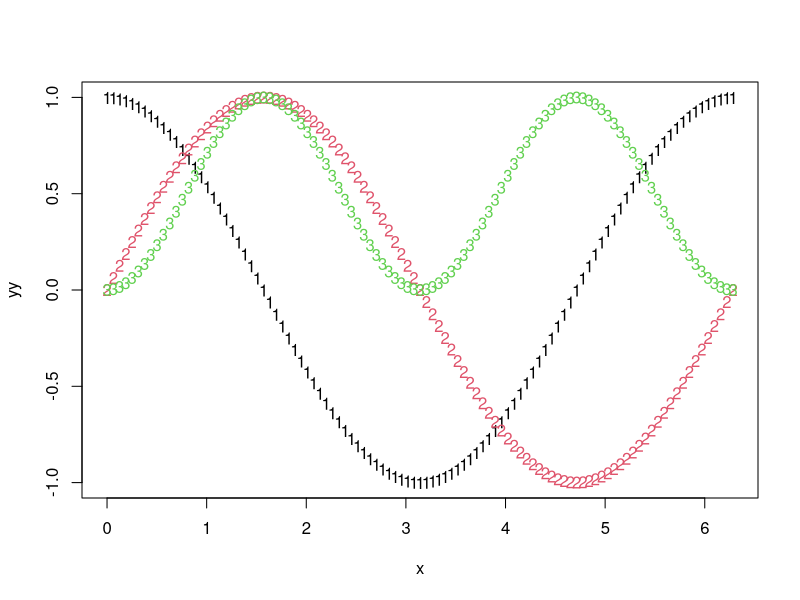
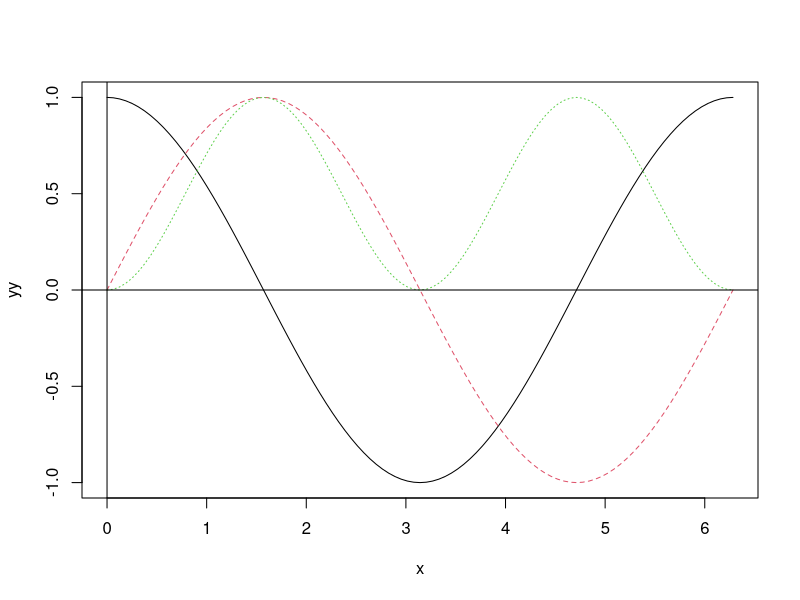
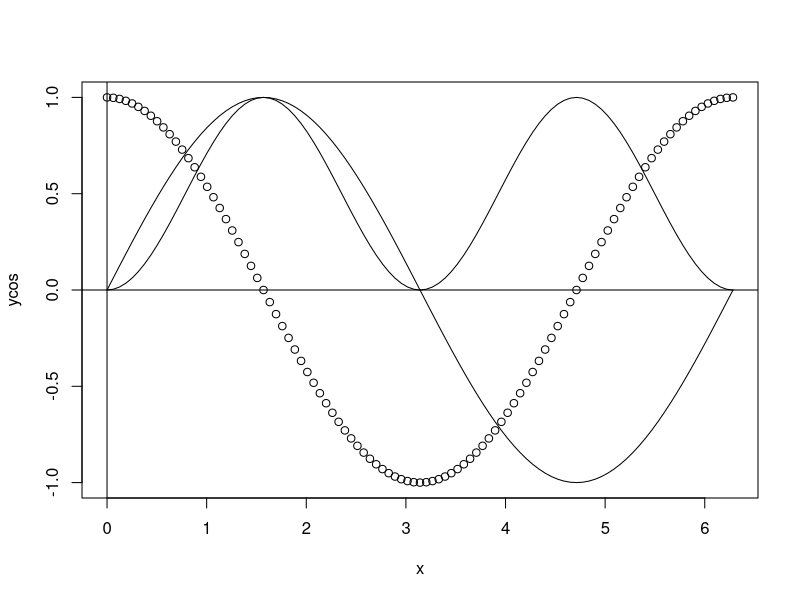
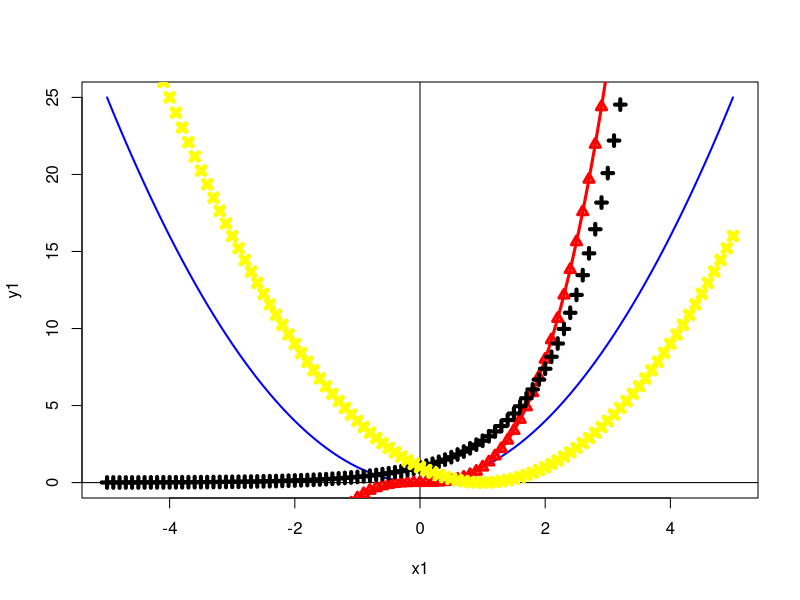
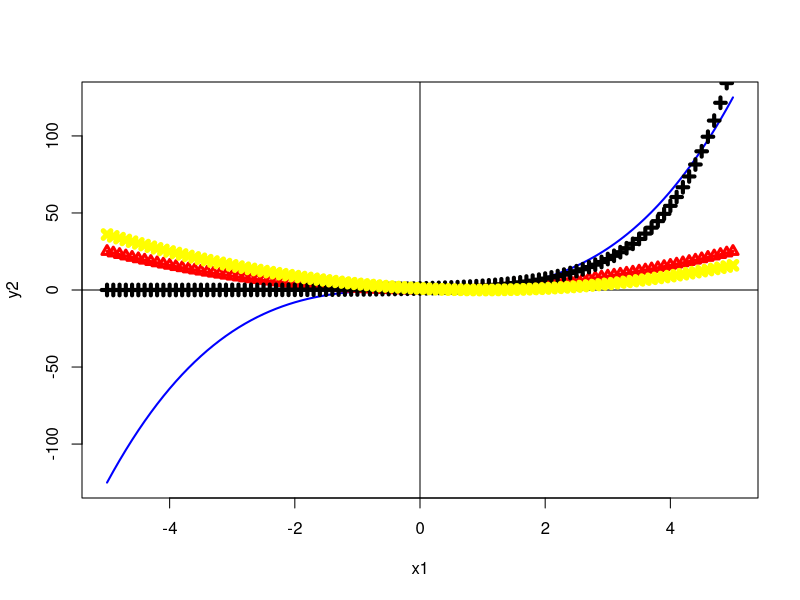
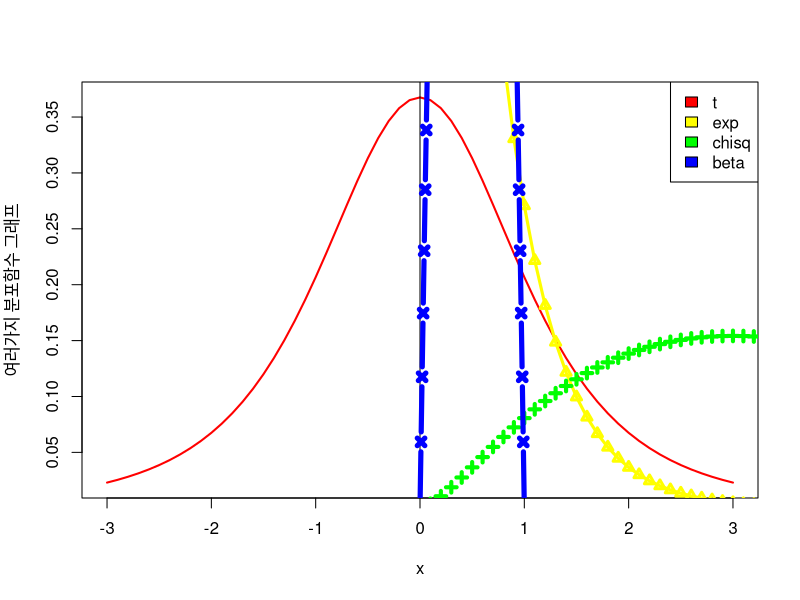
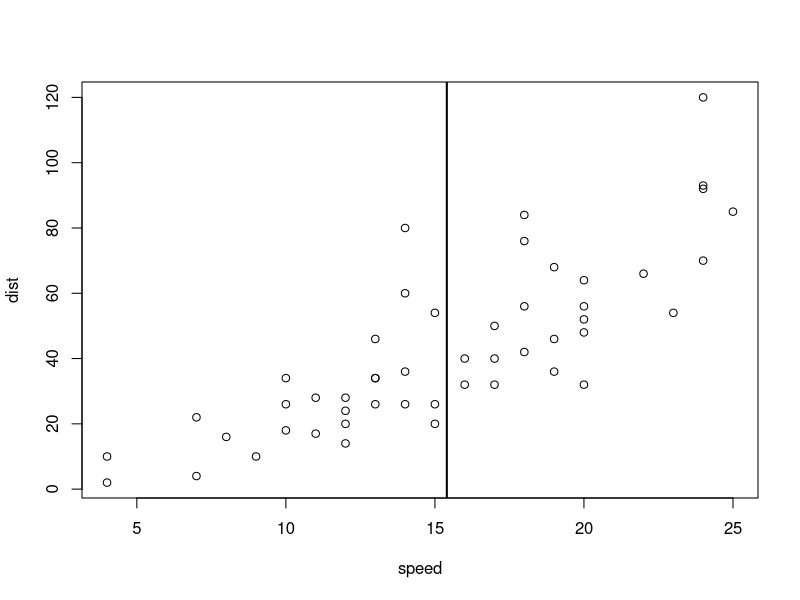
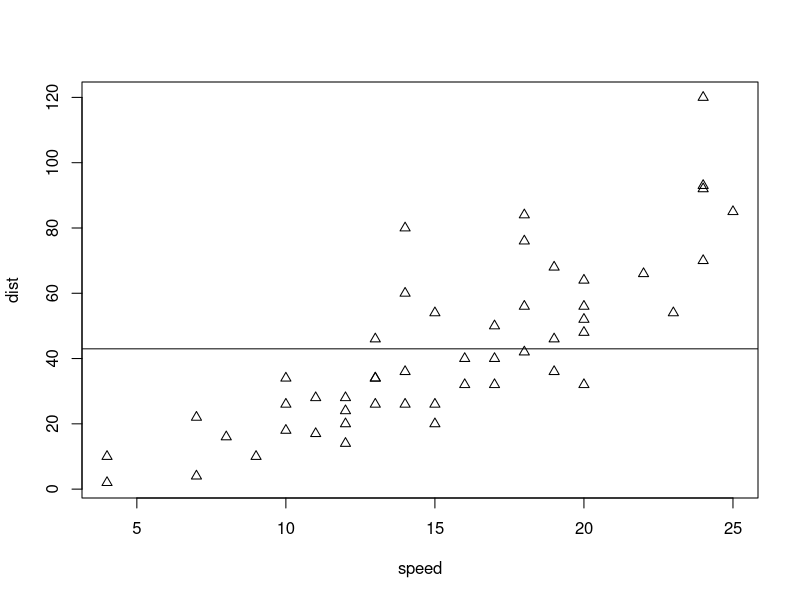

The R source for these figures, in order:
# 한 개의 그림에 여러 개를 겹쳐서 표현
x1 = seq(-5, 5, .1)
y1 = x1^2
y2 = x1^3
y3 = exp(x1)
y4 = (x1 - 1)^2

x = (0:100) * pi / 50; ycos = cos(x); ysin = sin(x); ysin2 = sin(x)^2

yy = cbind(ycos, ysin, ysin2)
matplot(x, yy)
matplot(x, yy, type = 'l', pch = '*'); abline(v = 0, h = 0)

plot(x, ycos)
abline(v = 0, h = 0)
lines(x, ysin)
lines(x, ysin2)

plot(x1, y1, type = 'l', pch = 1, col = 'blue', lwd = 2)
abline(v = 0, h = 0)
lines(x1, y2, type = 'o', pch = 2, col = 'red', lwd = 3)
lines(x1, y3, type = 'p', pch = 3, col = 'black', lwd = 4)
lines(x1, y4, type = 'b', pch = 4, col = 'yellow', lwd = 5)

plot(x1, y2, type = 'l', pch = 1, col = 'blue', lwd = 2)
abline(v = 0, h = 0)
lines(x1, y1, type = 'o', pch = 2, col = 'red', lwd = 3)
lines(x1, y3, type = 'p', pch = 3, col = 'black', lwd = 4)
lines(x1, y4, type = 'b', pch = 4, col = 'yellow', lwd = 5)


# 연습4
x = seq(-3, 3, by = 0.1); y1 = dt(x, 3)
plot(x, y1, ylab = '여러가지 분포함수 그래프', type = 'l', pch = 1, col = 'red', lwd = 2); abline(v = 0, h = 0)
x = seq(0, 10, by = 0.1); y2 = dexp(x, 2); y3 = dchisq(x, 5)
lines(x, y2, type = 'o', pch = 2, col = 'yellow', lwd = 3)
lines(x, y3, type = 'p', pch = 3, col = 'green', lwd = 4)
x = seq(0, 1, by = 0.01); y4 = dbeta(x, 2, 2)
lines(x, y4, type = 'b', pch = 4, col = 'blue', lwd = 5)
legend('topright', legend = c('t', 'exp', 'chisq', 'beta'), fill = c('red', 'yellow', 'green', 'blue'))


# 산점도
data()
attach(cars); cars
mean(speed); mean(dist)

plot(speed, dist, pch = 1); abline(v = 15.4, lwd = 2)
plot(speed, dist, pch = 2); abline(h = 42.98)
plot(speed, dist, pch = 3); abline(v = 15.4, h = 42.98)
plot(speed, dist, pch = 8); abline(-17, 4, v = 15.4, h = 42.98)


# 실습1
attach(trees)
mean(Height); mean(Volume)

plot(Height, Volume, pch = 1, col = 8); abline(v = mean(Height), lwd = 2)
plot(Height, Volume, pch = 2, col = 3); abline(h = mean(Volume), lwd = 3)
plot(Height, Volume, pch = 3, col = 2); abline(v = mean(Height), h = mean(Volume), lty = 2)
plot(Height, Volume, pch = 8, col = 4)
abline(lm(Volume ~ Height)$coefficients[1], lm(Volume ~ Height)$coefficients[2], v = mean(Height), h = mean(Volume), lty = 3, col = 'red')


# 히스토그램
attach(cars)
hist(speed)
hist(speed, probability = T)
hist(speed, probability = T, main = 'dist of Speed')
lines(density(speed))


# 실습2
attach(trees)
hist(Height, col = 'red')
hist(Height, probability = T, col = 'green')
hist(Height, probability = T, main = 'dist of Height', col = 'skyblue')
lines(density(Height), col = 'navy')


# curve
curve(x^2, -2, 2, bty = 'u', col = 1, lwd = 3); abline(v = 0, h = 0, lwd = 3)
curve(x^3, -2, 2, bty = 'o', col = 2, lwd = 3); abline(v = 0, h = 0, col = 1, lwd = 3)
curve(1 * x, -2, 2, bty = 'n', col = 3, lwd = 3); abline(v = 0, h = 0)

e = exp(1)
curve(e^(-1 * x^2), -2, 2, bty = '7', col = 4, lwd = 3); abline(v = 0, h = 0)
curve(e^(abs(x)), -2, 2, bty = 'c', col = 5, lwd = 3); abline(v = 0, h = 0)
curve(e^(-1 * abs(x)), -2, 2, bty = 'n', col = 6, lwd = 3); abline(v = 0, h = 0)
curve(log(x), 0, 10, bty = 'n', col = 7, lwd = 3); abline(v = 0, h = 0)
curve(log(x) * e^x, .1, 10, bty = 'n', col = 8, lwd = 3); abline(v = 0, h = 0)


# 실습3
curve(dt(x, 3), -3, 3, bty = '7', col = 10, lwd = 2); abline(v = 0, h = 0, col = 'gray')
curve(dexp(x, 2), 0, 3, bty = 'n', col = 5, lwd = 3); abline(v = 0, h = 0, col = 'pink')
curve(dchisq(x, 5), 0, 20, bty = 'o', col = 7, lwd = 4); abline(v = 0, h = 0, col = 'orange')
curve(dbeta(x, 2, 2), 0, 1, bty = 'u', col = 3, lwd = 5); abline(v = 0, h = 0, col = 'purple')


# add = T
curve(x^2, -5, 5, bty = 'n', col = 1, lwd = 1); abline(v = 0, h = 0)
curve(x^3, -5, 5, bty = 'o', col = 2, lwd = 2, add = T)

curve(x^2, bty = '7', xlim = c(-3, 3), ylim = c(-10, 10), col = 1, lwd = 1); abline(v = 0, h = 0)
curve(x^3, bty = 'u', col = 2, lwd = 2, add = T)
curve(2 * x, bty = 'c', col = 3, lwd = 3, add = T)


# 실습4
curve(dt(x, 3), -3, 3, ylab = '여러가지 분포함수 그래프', bty = '7', col = 3, lwd = 2)
curve(dexp(x, 2), 0, 3, bty = 'o', col = 7, lwd = 3, add = T)
curve(dchisq(x, 5), 0, 3, bty = 'c', col = 5, lwd = 4, add = T)
curve(dbeta(x, 2, 2), 0, 1, bty = 'u', col = 10, lwd = 5, add = T)